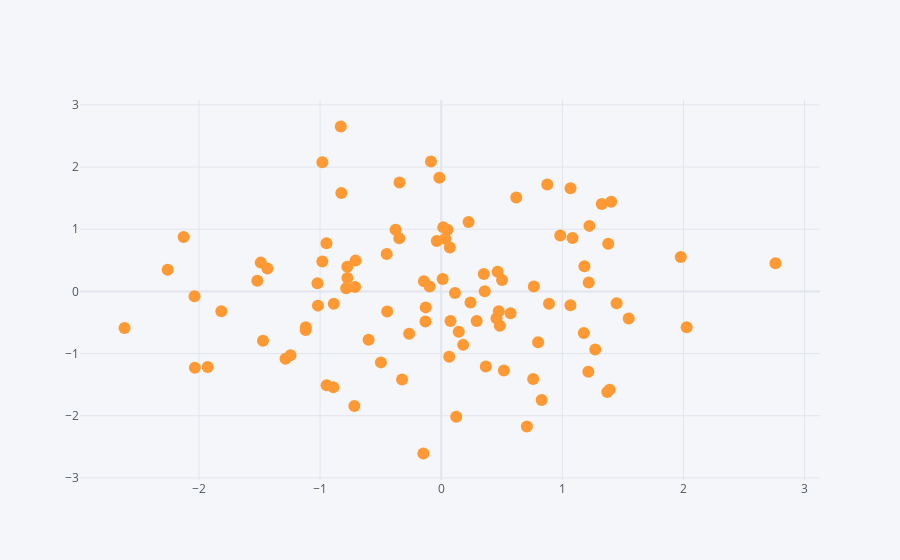

The cell this chart's notebook holds for it:
### Code cell
dataframe.iplot(kind='scatter', x='a', y='b', mode='markers')
